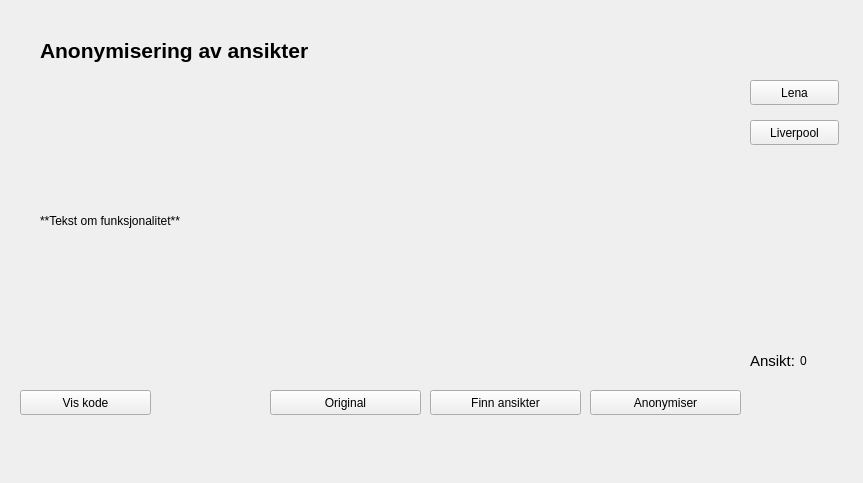
<?xml version="1.0" encoding="UTF-8"?>
<ui version="4.0">
 <class>Form</class>
 <widget class="QWidget" name="Form">
  <property name="geometry">
   <rect>
    <x>0</x>
    <y>0</y>
    <width>863</width>
    <height>483</height>
   </rect>
  </property>
  <property name="windowTitle">
   <string>Form</string>
  </property>
  <widget class="QPushButton" name="anonymousFindFaces">
   <property name="geometry">
    <rect>
     <x>430</x>
     <y>390</y>
     <width>151</width>
     <height>25</height>
    </rect>
   </property>
   <property name="text">
    <string>Finn ansikter</string>
   </property>
  </widget>
  <widget class="QPushButton" name="anonymousOriginal">
   <property name="geometry">
    <rect>
     <x>270</x>
     <y>390</y>
     <width>151</width>
     <height>25</height>
    </rect>
   </property>
   <property name="text">
    <string>Original</string>
   </property>
  </widget>
  <widget class="QLabel" name="glattingOverskrift">
   <property name="geometry">
    <rect>
     <x>40</x>
     <y>20</y>
     <width>761</width>
     <height>61</height>
    </rect>
   </property>
   <property name="font">
    <font>
     <pointsize>16</pointsize>
     <weight>75</weight>
     <italic>false</italic>
     <bold>true</bold>
     <underline>false</underline>
    </font>
   </property>
   <property name="text">
    <string>Anonymisering av ansikter</string>
   </property>
  </widget>
  <widget class="QLabel" name="label_12">
   <property name="geometry">
    <rect>
     <x>40</x>
     <y>110</y>
     <width>191</width>
     <height>221</height>
    </rect>
   </property>
   <property name="text">
    <string>**Tekst om funksjonalitet**</string>
   </property>
  </widget>
  <widget class="QPushButton" name="liverpool">
   <property name="geometry">
    <rect>
     <x>750</x>
     <y>120</y>
     <width>89</width>
     <height>25</height>
    </rect>
   </property>
   <property name="text">
    <string>Liverpool</string>
   </property>
  </widget>
  <widget class="QPushButton" name="lena">
   <property name="geometry">
    <rect>
     <x>750</x>
     <y>80</y>
     <width>89</width>
     <height>25</height>
    </rect>
   </property>
   <property name="text">
    <string>Lena</string>
   </property>
  </widget>
  <widget class="QPushButton" name="anonymousCode">
   <property name="geometry">
    <rect>
     <x>20</x>
     <y>390</y>
     <width>131</width>
     <height>25</height>
    </rect>
   </property>
   <property name="text">
    <string>Vis kode</string>
   </property>
  </widget>
  <widget class="QPushButton" name="anonymousAnonymise">
   <property name="geometry">
    <rect>
     <x>590</x>
     <y>390</y>
     <width>151</width>
     <height>25</height>
    </rect>
   </property>
   <property name="text">
    <string>Anonymiser</string>
   </property>
  </widget>
  <widget class="QLabel" name="anonymiseImg">
   <property name="geometry">
    <rect>
     <x>270</x>
     <y>76</y>
     <width>471</width>
     <height>301</height>
    </rect>
   </property>
   <property name="text">
    <string/>
   </property>
   <property name="pixmap">
    <pixmap>../../../hdr-bilder/Adjuster/Adjuster_00032.png</pixmap>
   </property>
   <property name="scaledContents">
    <bool>true</bool>
   </property>
  </widget>
  <widget class="QLabel" name="label">
   <property name="geometry">
    <rect>
     <x>750</x>
     <y>350</y>
     <width>51</width>
     <height>21</height>
    </rect>
   </property>
   <property name="font">
    <font>
     <pointsize>11</pointsize>
    </font>
   </property>
   <property name="text">
    <string>Ansikt:</string>
   </property>
  </widget>
  <widget class="QLabel" name="faceCount">
   <property name="geometry">
    <rect>
     <x>800</x>
     <y>350</y>
     <width>21</width>
     <height>21</height>
    </rect>
   </property>
   <property name="text">
    <string>0</string>
   </property>
  </widget>
 </widget>
 <resources/>
 <connections/>
</ui>
